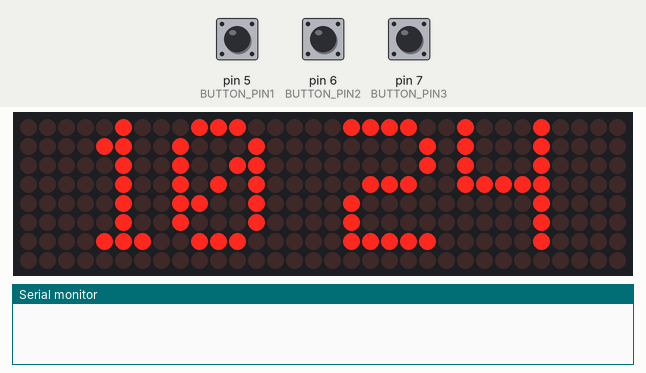
Simulated run of this sketch. Board: Arduino Uno, built with avr-gcc and run on an emulated ATmega328P. Shown: 32×8 LED matrix, the last lines printed to the serial monitor. The inputs (shaded band) are chosen by the test bench; at power-on: pin 5 (BUTTON_PIN1) HIGH, pin 6 (BUTTON_PIN2) HIGH, pin 7 (BUTTON_PIN3) HIGH. The local clock reads 2024-03-15 10:24:30 at power-on unless the sketch sets it.

Above: at 1.8 s.
1.9 s: pin 5 (BUTTON_PIN1) pulled LOW for 0.6 s
At 3.3 s:
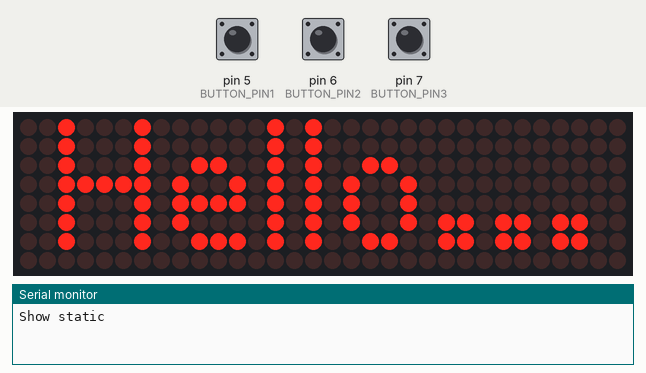
4.0 s: pin 6 (BUTTON_PIN2) pulled LOW for 0.6 s
At 4.15 s:
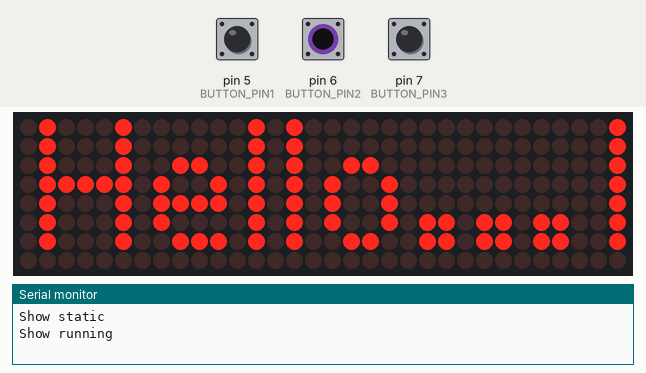
6.1 s: pin 7 (BUTTON_PIN3) pulled LOW for 0.6 s
At 6.9 s:
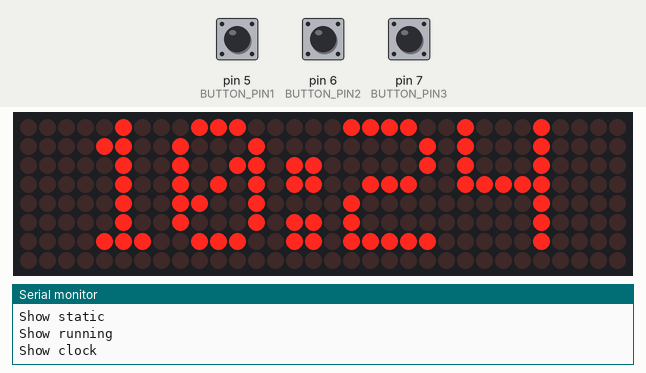
8.2 s: pin 6 (BUTTON_PIN2) pulled LOW for 1 s
At 8.67 s:
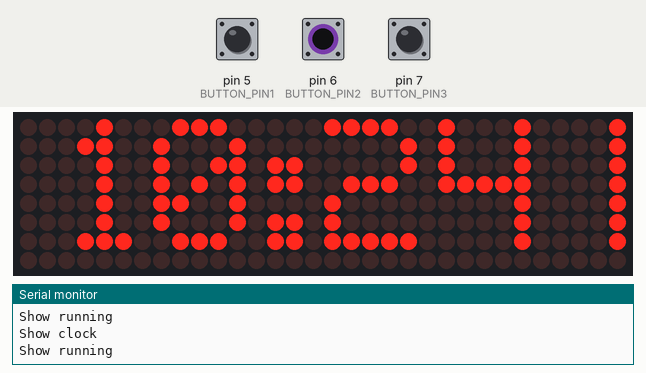
10.7 s: pin 5 (BUTTON_PIN1) pulled LOW for 1 s
At 11.6 s:
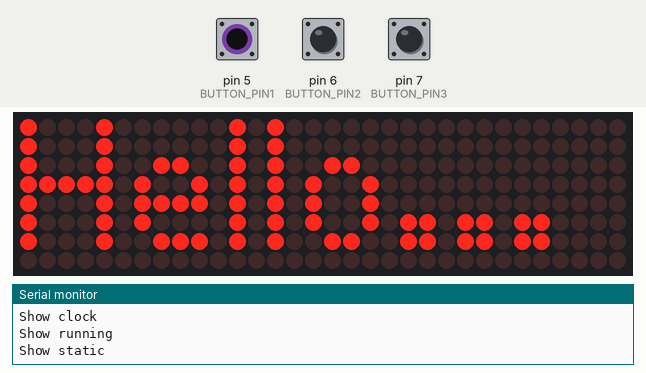
13.2 s: pin 7 (BUTTON_PIN3) pulled LOW for 1 s
At 13.5 s:
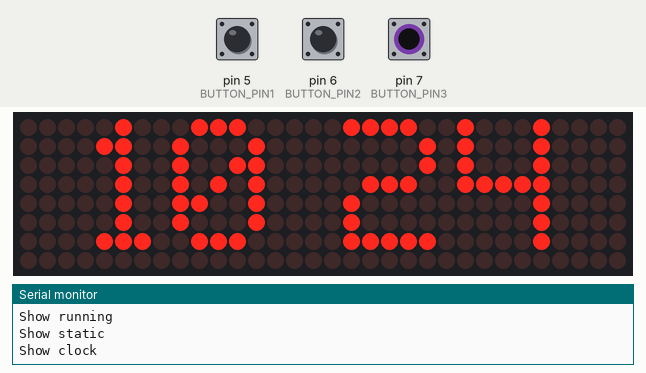
Timing chart, 0 to 16.2 s (numbered marks = the images above; inputs shaded):
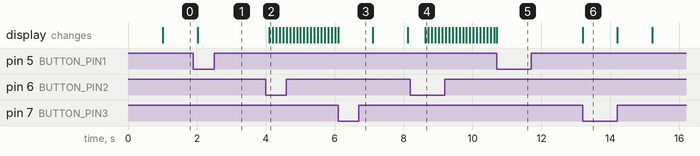

The sketch:

Static_Run_Clock_UNO.ino
```cpp
//Reference GPIO  https://randomnerdtutorials.com/esp8266-pinout-reference-gpios/
//Display Text to max7219: Static Text, Running Text, and Clock
//Hardware: Dot matrix Max7219, Real Time Clock DS3231
//Using Arduino UNO

#include <Wire.h>
#include <ds3231.h>

#include <MD_Parola.h>
#include <MD_MAX72xx.h>
#include <SPI.h>

struct ts t;
//Setup for LED Max7219==============================
// Uncomment according to your hardware type
#define HARDWARE_TYPE MD_MAX72XX::FC16_HW
//#define HARDWARE_TYPE MD_MAX72XX::GENERIC_HW

// Defining size, and output pins
#define MAX_DEVICES 4
#define CS_PIN 3
// For software SPI you also need to specify the DATA_PIN and the CLK_PIN connections:
// #define DATA_PIN 3
// #define CLK_PIN 4
// Hardware SPI connection
MD_Parola Display = MD_Parola(HARDWARE_TYPE, CS_PIN, MAX_DEVICES);

//Variables=========================================
int BUTTON_PIN1 = 5; //button D6
int BUTTON_PIN2 = 6; //button D3
int BUTTON_PIN3 = 7; //button D4
bool status_button1 = false;
bool status_button2 = false;
bool status_button3 = false;
String status_text = "clock";
String time_now = "00:00";
String time_hour = "0";
String time_min = "0";

void setup() {
  Serial.begin(115200);
  Display.begin();
  Display.setIntensity(0);
  Display.displayClear();

  pinMode(BUTTON_PIN1, INPUT_PULLUP);
  pinMode(BUTTON_PIN2, INPUT_PULLUP);
  pinMode(BUTTON_PIN3, INPUT_PULLUP);

  Wire.begin();
  DS3231_init(DS3231_CONTROL_INTCN);
}

void loop() {
  //for RTC=======================================
  DS3231_get(&t);

  if (t.hour < 10)
  {
    time_hour = "0" + String(t.hour);
  }
  else
  {
    time_hour = String(t.hour);
  }

  if (t.min < 10)
  {
    time_min = "0" + String(t.min);
  }
  else
  {
    time_min = String(t.min);
  }

  if ( (t.sec % 2) == 0) {
    // Display the current time in 24 hour format with leading zeros enabled and a center colon:
    time_now = time_hour + ":" +  time_min ;
  }
  else {
    time_now = time_hour + " " +  time_min ;
  }


  //check button, if pressed=======================
  int buttonValue1 = digitalRead(BUTTON_PIN1);
  int buttonValue2 = digitalRead(BUTTON_PIN2);
  int buttonValue3 = digitalRead(BUTTON_PIN3);

  //button 1*******************************
  if (buttonValue1 == LOW )
  {
    if (status_button1 == false)
    {
      Serial.println("Show static");
      status_text = "static";
      status_button1 = true;
    }
  }
  else if (buttonValue1 == HIGH)
  {
    if (status_button1 == true)
    {
      status_button1 = false;
    }
  }

  //button 2*******************************
  if (buttonValue2 == LOW )
  {
    if (status_button2 == false)
    {
      Serial.println("Show running");
      status_text = "running";
      status_button2 = true;
    }
  }
  else if (buttonValue2 == HIGH)
  {
    if (status_button2 == true)
    {
      status_button2 = false;
    }
  }

  //button 3*******************************
  if (buttonValue3 == LOW )
  {
    if (status_button3 == false)
    {
      status_text = "clock";
      Serial.println("Show clock");
      status_button3 = true;
    }
  }
  else if (buttonValue3 == HIGH)
  {
    if (status_button3 == true)
    {
      status_button3 = false;
    }
  }


  //Display text to Dot matrix==========================
  if (status_text == "static")
  {
    //Set static text with left alignment
    Display.print("Hello...");
  }
  else if (status_text == "running")
  {
    //Set running text
    if (Display.displayAnimate())
      Display.displayText("Hello World!", PA_LEFT, 100, 100, PA_SCROLL_LEFT, PA_SCROLL_LEFT);
  }
  else if (status_text == "clock")
  {
    Display.setTextAlignment(PA_CENTER);
    Display.print(time_now.c_str());
    delay(500);
  }


}
```

Measured:
- after the input at 1.9 s, the display: changes after 0.12 s (image 1)
- after the input at 4.0 s, the display: changes after 0.10 s (image 2)
- after the input at 6.1 s, the display: changes at once (image 3)
- after the input at 8.2 s, the display: changes after 0.42 s (image 4)
- after the input at 10.7 s, the display: changes at once (image 5)
- after the input at 13.2 s, the display: changes at once (image 6)
